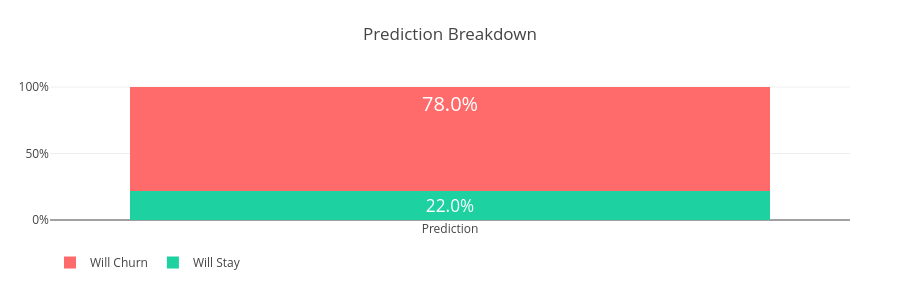

Source (notebook cell):
### Code cell
# =============================================================================
# 📊 2. PROBABILITY BAR CHART - Stay vs Churn
# =============================================================================
fig_bar = go.Figure(data=[
    go.Bar(
        name='Will Stay',
        x=['Prediction'],
        y=[1 - sample_prob],
        marker_color='#1dd1a1',
        text=f"{(1-sample_prob):.1%}",
        textposition='inside',
        textfont={'size': 20, 'color': 'white'}
    ),
    go.Bar(
        name='Will Churn',
        x=['Prediction'],
        y=[sample_prob],
        marker_color='#ff6b6b',
        text=f"{sample_prob:.1%}",
        textposition='inside',
        textfont={'size': 20, 'color': 'white'}
    )
])
fig_bar.update_layout(
    barmode='stack',
    height=300,
    title={'text': 'Prediction Breakdown', 'x': 0.5},
    showlegend=True,
    legend={'orientation': 'h', 'y': -0.2},
    yaxis={'tickformat': ',.0%'},
    margin=dict(l=50, r=50, t=80, b=80)
)
fig_bar.show()
print("📱 UI Preview: Stacked bar shows the probability split between stay and churn")

### Figure 1 — Plotly figure (JSON) as saved in the notebook; plotly's stock layout.template omitted (floating-point values rounded to 4 significant figures)
{"data": [{"marker": {"color": "#1dd1a1"}, "name": "Will Stay", "text": "22.0%", "textfont": {"color": "white", "size": 20}, "textposition": "inside", "type": "bar", "x": ["Prediction"], "y": [0.22]}, {"marker": {"color": "#ff6b6b"}, "name": "Will Churn", "text": "78.0%", "textfont": {"color": "white", "size": 20}, "textposition": "inside", "type": "bar", "x": ["Prediction"], "y": [0.78]}], "layout": {"barmode": "stack", "height": 300, "legend": {"orientation": "h", "y": -0.2}, "margin": {"b": 80, "l": 50, "r": 50, "t": 80}, "showlegend": true, "title": {"text": "Prediction Breakdown", "x": 0.5}, "yaxis": {"tickformat": ",.0%"}}}
